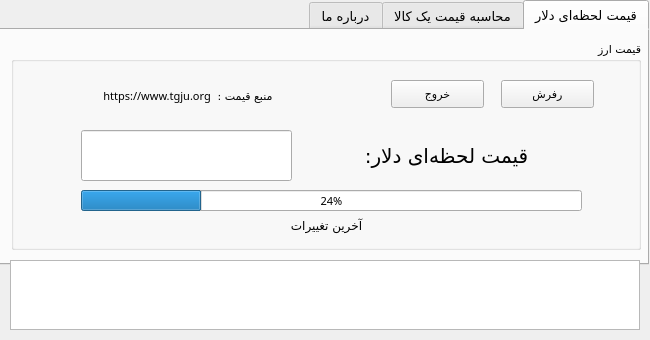
<?xml version="1.0" encoding="UTF-8"?>
<ui version="4.0">
 <class>MainWindow</class>
 <widget class="QMainWindow" name="MainWindow">
  <property name="geometry">
   <rect>
    <x>0</x>
    <y>0</y>
    <width>650</width>
    <height>340</height>
   </rect>
  </property>
  <property name="sizePolicy">
   <sizepolicy hsizetype="Fixed" vsizetype="Fixed">
    <horstretch>0</horstretch>
    <verstretch>0</verstretch>
   </sizepolicy>
  </property>
  <property name="font">
   <font>
    <kerning>true</kerning>
   </font>
  </property>
  <property name="windowTitle">
   <string>نمایشگر لحظه ای قیمت دلار</string>
  </property>
  <property name="autoFillBackground">
   <bool>false</bool>
  </property>
  <widget class="QWidget" name="centralwidget">
   <property name="sizePolicy">
    <sizepolicy hsizetype="Fixed" vsizetype="Fixed">
     <horstretch>0</horstretch>
     <verstretch>0</verstretch>
    </sizepolicy>
   </property>
   <widget class="QTabWidget" name="tabWidget">
    <property name="geometry">
     <rect>
      <x>-1</x>
      <y>0</y>
      <width>650</width>
      <height>265</height>
     </rect>
    </property>
    <property name="font">
     <font>
      <family>Dubai</family>
      <pointsize>10</pointsize>
     </font>
    </property>
    <property name="layoutDirection">
     <enum>Qt::RightToLeft</enum>
    </property>
    <property name="autoFillBackground">
     <bool>false</bool>
    </property>
    <property name="tabShape">
     <enum>QTabWidget::Rounded</enum>
    </property>
    <property name="currentIndex">
     <number>0</number>
    </property>
    <widget class="QWidget" name="tab_3">
     <attribute name="title">
      <string>قیمت لحظه‌ای دلار</string>
     </attribute>
     <widget class="QGroupBox" name="groupBox">
      <property name="geometry">
       <rect>
        <x>10</x>
        <y>10</y>
        <width>630</width>
        <height>210</height>
       </rect>
      </property>
      <property name="sizePolicy">
       <sizepolicy hsizetype="Fixed" vsizetype="Fixed">
        <horstretch>0</horstretch>
        <verstretch>0</verstretch>
       </sizepolicy>
      </property>
      <property name="font">
       <font>
        <pointsize>8</pointsize>
       </font>
      </property>
      <property name="layoutDirection">
       <enum>Qt::LeftToRight</enum>
      </property>
      <property name="title">
       <string>قیمت ارز</string>
      </property>
      <property name="alignment">
       <set>Qt::AlignRight|Qt::AlignTrailing|Qt::AlignVCenter</set>
      </property>
      <widget class="QLabel" name="label_2">
       <property name="geometry">
        <rect>
         <x>300</x>
         <y>90</y>
         <width>271</width>
         <height>51</height>
        </rect>
       </property>
       <property name="font">
        <font>
         <family>Dubai</family>
         <pointsize>15</pointsize>
        </font>
       </property>
       <property name="text">
        <string>قیمت لحظه‌ای دلار:</string>
       </property>
       <property name="alignment">
        <set>Qt::AlignCenter</set>
       </property>
      </widget>
      <widget class="QLabel" name="last_change">
       <property name="geometry">
        <rect>
         <x>180</x>
         <y>170</y>
         <width>271</width>
         <height>31</height>
        </rect>
       </property>
       <property name="font">
        <font>
         <family>Yu Gothic UI</family>
         <pointsize>9</pointsize>
        </font>
       </property>
       <property name="text">
        <string>آخرین تغییرات</string>
       </property>
       <property name="textFormat">
        <enum>Qt::PlainText</enum>
       </property>
       <property name="alignment">
        <set>Qt::AlignCenter</set>
       </property>
      </widget>
      <widget class="QLineEdit" name="price">
       <property name="geometry">
        <rect>
         <x>70</x>
         <y>90</y>
         <width>211</width>
         <height>51</height>
        </rect>
       </property>
       <property name="font">
        <font>
         <pointsize>15</pointsize>
        </font>
       </property>
       <property name="layoutDirection">
        <enum>Qt::LeftToRight</enum>
       </property>
       <property name="text">
        <string/>
       </property>
       <property name="alignment">
        <set>Qt::AlignCenter</set>
       </property>
       <property name="readOnly">
        <bool>true</bool>
       </property>
      </widget>
      <widget class="QLabel" name="label">
       <property name="geometry">
        <rect>
         <x>70</x>
         <y>40</y>
         <width>211</width>
         <height>31</height>
        </rect>
       </property>
       <property name="font">
        <font>
         <family>Corbel</family>
         <pointsize>8</pointsize>
        </font>
       </property>
       <property name="layoutDirection">
        <enum>Qt::RightToLeft</enum>
       </property>
       <property name="text">
        <string>منبع قیمت :  https://www.tgju.org </string>
       </property>
       <property name="alignment">
        <set>Qt::AlignCenter</set>
       </property>
      </widget>
      <widget class="QPushButton" name="exitBtn">
       <property name="geometry">
        <rect>
         <x>380</x>
         <y>40</y>
         <width>93</width>
         <height>28</height>
        </rect>
       </property>
       <property name="font">
        <font>
         <pointsize>8</pointsize>
        </font>
       </property>
       <property name="text">
        <string>خروج</string>
       </property>
      </widget>
      <widget class="QPushButton" name="refreshBtn">
       <property name="geometry">
        <rect>
         <x>490</x>
         <y>40</y>
         <width>93</width>
         <height>28</height>
        </rect>
       </property>
       <property name="font">
        <font>
         <pointsize>8</pointsize>
        </font>
       </property>
       <property name="text">
        <string>رفرش</string>
       </property>
      </widget>
      <widget class="QProgressBar" name="progressBar">
       <property name="geometry">
        <rect>
         <x>70</x>
         <y>150</y>
         <width>501</width>
         <height>21</height>
        </rect>
       </property>
       <property name="value">
        <number>24</number>
       </property>
      </widget>
     </widget>
    </widget>
    <widget class="QWidget" name="tab_4">
     <attribute name="title">
      <string>محاسبه قیمت یک کالا</string>
     </attribute>
     <widget class="QGroupBox" name="groupBox_2">
      <property name="geometry">
       <rect>
        <x>10</x>
        <y>10</y>
        <width>630</width>
        <height>210</height>
       </rect>
      </property>
      <property name="font">
       <font>
        <pointsize>8</pointsize>
       </font>
      </property>
      <property name="title">
       <string>تبدیل دلار به تومان</string>
      </property>
      <widget class="QPushButton" name="btn_calculate">
       <property name="geometry">
        <rect>
         <x>100</x>
         <y>80</y>
         <width>93</width>
         <height>31</height>
        </rect>
       </property>
       <property name="font">
        <font>
         <pointsize>8</pointsize>
        </font>
       </property>
       <property name="text">
        <string>محاسبه</string>
       </property>
      </widget>
      <widget class="QLabel" name="label3">
       <property name="geometry">
        <rect>
         <x>370</x>
         <y>80</y>
         <width>191</width>
         <height>31</height>
        </rect>
       </property>
       <property name="font">
        <font>
         <pointsize>10</pointsize>
        </font>
       </property>
       <property name="text">
        <string>قیمت کالا را به دلار وارد کنید:</string>
       </property>
       <property name="alignment">
        <set>Qt::AlignCenter</set>
       </property>
      </widget>
      <widget class="QLineEdit" name="user_dollar_price">
       <property name="geometry">
        <rect>
         <x>200</x>
         <y>80</y>
         <width>161</width>
         <height>31</height>
        </rect>
       </property>
       <property name="font">
        <font>
         <pointsize>9</pointsize>
        </font>
       </property>
       <property name="text">
        <string/>
       </property>
       <property name="alignment">
        <set>Qt::AlignCenter</set>
       </property>
       <property name="placeholderText">
        <string>قیمت به دلار</string>
       </property>
      </widget>
      <widget class="QLineEdit" name="user_toman_result">
       <property name="geometry">
        <rect>
         <x>100</x>
         <y>140</y>
         <width>211</width>
         <height>31</height>
        </rect>
       </property>
       <property name="font">
        <font>
         <pointsize>11</pointsize>
        </font>
       </property>
       <property name="cursor">
        <cursorShape>ArrowCursor</cursorShape>
       </property>
       <property name="text">
        <string/>
       </property>
       <property name="alignment">
        <set>Qt::AlignCenter</set>
       </property>
       <property name="readOnly">
        <bool>true</bool>
       </property>
      </widget>
      <widget class="QLabel" name="label_3">
       <property name="geometry">
        <rect>
         <x>320</x>
         <y>140</y>
         <width>251</width>
         <height>31</height>
        </rect>
       </property>
       <property name="font">
        <font>
         <pointsize>10</pointsize>
        </font>
       </property>
       <property name="text">
        <string>قیمت این کالا به تومان برابر است با:</string>
       </property>
       <property name="alignment">
        <set>Qt::AlignCenter</set>
       </property>
      </widget>
     </widget>
    </widget>
    <widget class="QWidget" name="tab">
     <attribute name="title">
      <string>درباره ما</string>
     </attribute>
     <widget class="QLabel" name="label_4">
      <property name="geometry">
       <rect>
        <x>240</x>
        <y>140</y>
        <width>141</width>
        <height>21</height>
       </rect>
      </property>
      <property name="text">
       <string>www.notroweb.ir</string>
      </property>
      <property name="alignment">
       <set>Qt::AlignCenter</set>
      </property>
     </widget>
     <widget class="QLabel" name="label_5">
      <property name="geometry">
       <rect>
        <x>180</x>
        <y>90</y>
        <width>271</width>
        <height>41</height>
       </rect>
      </property>
      <property name="font">
       <font>
        <family>Dubai</family>
        <pointsize>15</pointsize>
       </font>
      </property>
      <property name="text">
       <string>تولید شده در نوترو وب</string>
      </property>
      <property name="alignment">
       <set>Qt::AlignCenter</set>
      </property>
     </widget>
    </widget>
   </widget>
   <widget class="QTextEdit" name="log">
    <property name="geometry">
     <rect>
      <x>10</x>
      <y>260</y>
      <width>630</width>
      <height>70</height>
     </rect>
    </property>
    <property name="readOnly">
     <bool>true</bool>
    </property>
   </widget>
  </widget>
 </widget>
 <resources/>
 <connections/>
</ui>
